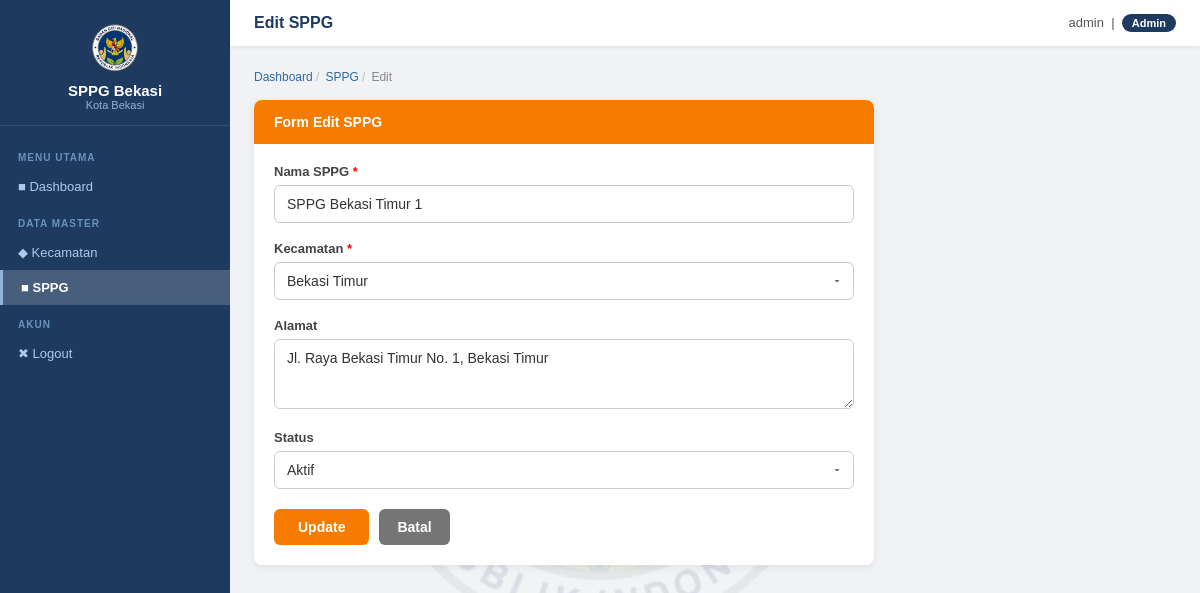
The page /admin/sppg/edit.php?id=1 (signed in) on the database its author committed.
### tables this page shows
CREATE TABLE `sppg` (
  `id_sppg` int(11) NOT NULL AUTO_INCREMENT,
  `nama_sppg` varchar(150) DEFAULT NULL,
  `alamat` text DEFAULT NULL,
  `status` enum('Aktif','Tutup') NOT NULL DEFAULT 'Aktif',
  `id_kecamatan` int(11) DEFAULT NULL,
  PRIMARY KEY (`id_sppg`),
  KEY `id_kecamatan` (`id_kecamatan`),
  CONSTRAINT `sppg_ibfk_1` FOREIGN KEY (`id_kecamatan`) REFERENCES `kecamatan` (`id_kecamatan`)
);

### admin/sppg/edit.php (the view, shortened to what this page needs)
<?php
include '../../config/koneksi.php';
$id = $_GET['id'];
$ambil = mysqli_query($conn, "SELECT * FROM sppg WHERE id_sppg = $id");
$sppg  = mysqli_fetch_array($ambil);
$ambil_kec = mysqli_query($conn, "SELECT * FROM kecamatan ORDER BY nama_kecamatan ASC");
?>
<!DOCTYPE html>
<html lang="id">
<head>
    <link rel="stylesheet" href="../../assets/css/style.css">
</head>
<body>
<div class="layout-admin">
    <?php include '../../includes/sidebar.php'; ?>
    <div class="konten-admin">
        <div class="topbar">
            <h5>Edit SPPG</h5>
            <div class="info-user"><?php echo $_SESSION['username']; ?> &nbsp;|&nbsp; <span class="badge badge-biru">Admin</span></div>
        </div>
        <div class="area-konten">
            <ul class="breadcrumb">
                <li><a href="../dashboard.php">Dashboard</a></li>
                <li><a href="index.php">SPPG</a></li>
                <li>Edit</li>
            </ul>
            <div class="kotak-form">
                <div class="card">
                    <div class="card-header" style="background:#f57c00;">Form Edit SPPG</div>
                    <div class="card-body">
                        <form method="POST">
                            <div class="form-grup">
                                <label>Nama SPPG <span style="color:red;">*</span></label>
                                <input type="text" name="nama_sppg"
                                       value="<?php echo $sppg['nama_sppg']; ?>">
                            </div>
                            <div class="form-grup">
                                <label>Kecamatan <span style="color:red;">*</span></label>
                                <select name="id_kecamatan">
                                    <?php
                                    while ($kec = mysqli_fetch_array($ambil_kec)) {
                                        $selected = "";
                                        if ($kec['id_kecamatan'] == $sppg['id_kecamatan']) {
                                            $selected = "selected";
                                        }
                                    ?>
                                    <option value="<?php echo $kec['id_kecamatan']; ?>" <?php echo $selected; ?>>
                                        <?php echo $kec['nama_kecamatan']; ?>
                                    </option>
                                    <?php } ?>
                                </select>
                            </div>
                            <div class="form-grup">
                                <label>Alamat</label>
                                <textarea name="alamat" rows="3"><?php echo $sppg['alamat']; ?></textarea>
                            </div>
                            <div class="form-grup">
                                <label>Status</label>
                                <select name="status">
                                    <option value="Aktif" <?php if ($sppg['status'] == 'Aktif') echo 'selected'; ?>>Aktif</option>
                                </select>
                            </div>
                            <div class="form-row-aksi">
                                <button type="submit" name="update" class="tombol tombol-kuning" style="width:auto; padding:10px 24px;">
                                    Update
                                </button>
                                <a href="index.php" class="tombol tombol-abu">Batal</a>
                            </div>
                        </form>
                    </div>
                </div>
            </div>
        </div>
    </div>
</div>
</body>
</html>

### assets/css/style.css (style rules this page uses)
* { margin: 0; padding: 0; box-sizing: border-box; }
body { position: relative; min-height: 100vh; font-family: Arial, sans-serif; background-color: #f0f2f5; color: #333; font-size: 14px; }
body::before { content: ""; position: fixed; top: 0; left: 0; width: 100%; height: 100%; background: url("../images/logo-sppg.png") center center no-repeat; background-size: 45%; opacity: 0.09; pointer-events: none; z-index: -1; }
a { text-decoration: none; color: inherit; }
.card { background: white; border-radius: 8px; box-shadow: 0 2px 8px rgba(0, 0, 0, 0.08); overflow: hidden; }
.card-header { background-color: #1e3a5f; color: white; padding: 14px 20px; font-weight: bold; font-size: 14px; }
.card-body { padding: 20px; }
.form-grup { margin-bottom: 18px; }
.form-grup label { display: block; font-weight: bold; margin-bottom: 6px; font-size: 13px; color: #444; }
.form-grup input, .form-grup select, .form-grup textarea { width: 100%; padding: 10px 12px; border: 1px solid #ccc; border-radius: 6px; font-size: 14px; font-family: Arial, sans-serif; background: white; color: #333; transition: border-color 0.2s; }
.form-grup select { appearance: none; background-repeat: no-repeat; background-position: right 10px center; padding-right: 30px; }
.tombol { display: inline-block; padding: 10px 18px; border-radius: 6px; font-size: 14px; font-family: Arial, sans-serif; font-weight: bold; cursor: pointer; border: none; transition: opacity 0.2s, transform 0.1s; text-align: center; }
.tombol-kuning { background-color: #f57c00; color: white; }
.tombol-abu { background-color: #757575; color: white; }
.layout-admin { display: flex; min-height: 100vh; }
.konten-admin { flex: 1; display: flex; flex-direction: column; }
.topbar { background: white; padding: 14px 24px; display: flex; align-items: center; box-shadow: 0 1px 4px rgba(0, 0, 0, 0.08); }
.topbar h5 { font-size: 16px; color: #1e3a5f; font-weight: bold; }
.topbar .info-user { margin-left: auto; font-size: 13px; color: #555; }
.area-konten { padding: 24px; flex: 1; }
.badge { display: inline-block; padding: 3px 10px; border-radius: 20px; font-size: 11px; font-weight: bold; }
.badge-biru { background-color: #1e3a5f; color: white; }
.breadcrumb { list-style: none; display: flex; gap: 6px; margin-bottom: 16px; font-size: 12px; color: #888; }
.breadcrumb li a { color: #2d6a9f; }
.breadcrumb li::after { content: ' /'; color: #bbb; }
.breadcrumb li:last-child::after { content: ''; }
.kotak-form { max-width: 620px; }
.form-row-aksi { display: flex; gap: 10px; margin-top: 20px; }

### rows shown on the page
sppg: nama_sppg "SPPG Bekasi Timur 1", alamat "Jl. Raya Bekasi Timur No. 1, Bekasi Timur", status "Aktif"

### other values the page prints
$_SESSION['username'] "admin"
form field id_kecamatan "Bekasi Timur"
